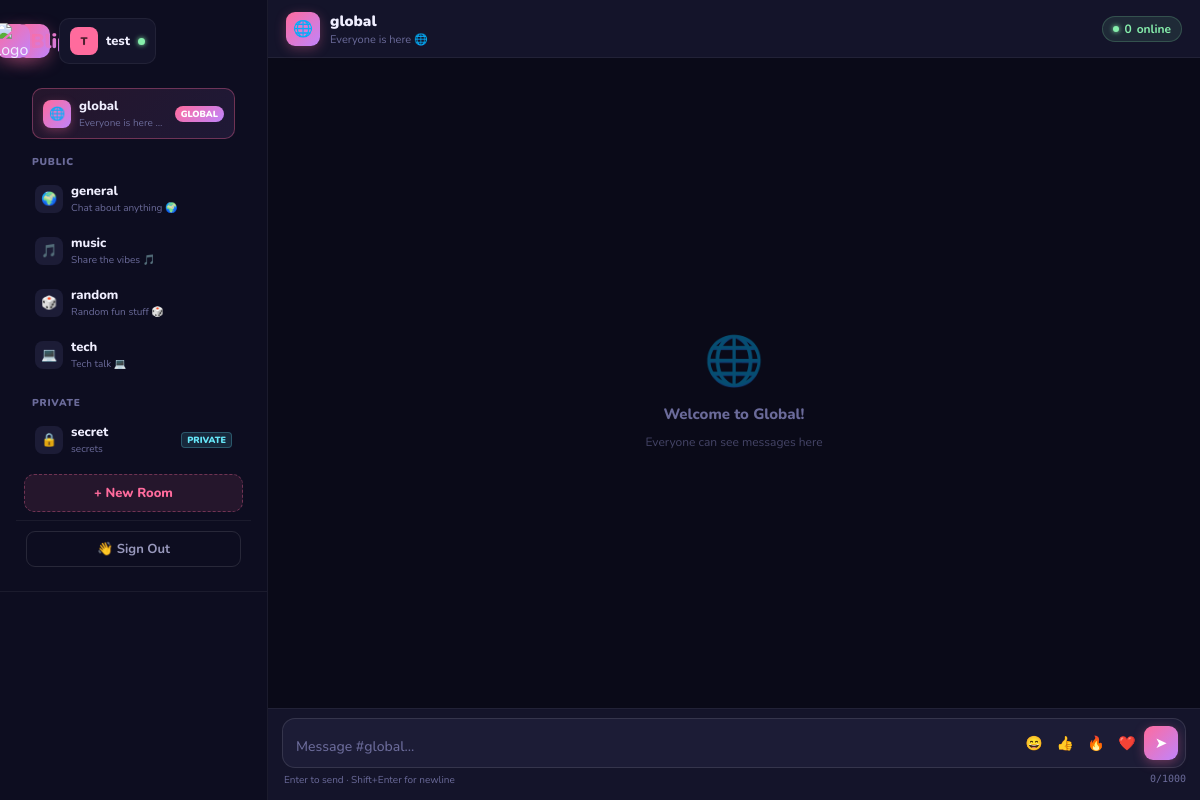
The page /chat (signed in) on the database its author committed.
### tables this page shows
CREATE TABLE users (
                id INTEGER PRIMARY KEY AUTOINCREMENT,
                username TEXT UNIQUE NOT NULL,
                password TEXT NOT NULL,
                avatar_color TEXT NOT NULL,
                created_at TIMESTAMP DEFAULT CURRENT_TIMESTAMP
            );

CREATE TABLE rooms (
                id INTEGER PRIMARY KEY AUTOINCREMENT,
                name TEXT UNIQUE NOT NULL,
                description TEXT,
                is_global INTEGER DEFAULT 0,
                is_private INTEGER DEFAULT 0,
                owner_id INTEGER,
                created_at TIMESTAMP DEFAULT CURRENT_TIMESTAMP,
                FOREIGN KEY (owner_id) REFERENCES users(id)
            );

### app.py (the view)
@app.route("/chat")
def chat():
    if "user_id" not in session:
        return redirect(url_for("login"))
    rooms = get_user_rooms(session["user_id"])
    return render_template("chat.html", rooms=rooms,
                           username=session["username"],
                           avatar_color=session["avatar_color"],
                           user_id=session["user_id"])

### app.py (called while the page is built)
def get_db():
    conn = sqlite3.connect(DB)
    conn.row_factory = sqlite3.Row
    return conn

def get_user_rooms(user_id):
    with get_db() as db:
        rooms = db.execute("""
            SELECT r.*, u.username as owner_name
            FROM rooms r
            LEFT JOIN users u ON r.owner_id = u.id
            WHERE r.is_private = 0
               OR r.owner_id = ?
               OR EXISTS (
                   SELECT 1 FROM room_invites ri
                   WHERE ri.room_id = r.id AND ri.user_id = ?
               )
            ORDER BY r.is_global DESC, r.is_private ASC, r.name ASC
        """, (user_id, user_id)).fetchall()
    return rooms

### templates/chat.html (shortened to what this page needs)
<!DOCTYPE html>
<html lang="en">
<head>
</head>
<body>
<aside class="sidebar" id="sidebar">
  <div class="sidebar-header">
    <div class="logo">
      <div class="logo-icon"><div class="logo-icon"><img src="{{ url_for('static', filename='logo.png')}}" alt="logo" height="36px" style="height=36px:auto;vertical-align: middle;"></div>
      <div class="logo-text">Blip</div>
    </div>
    <div class="user-card">
      <div class="avatar" style="background:{{ avatar_color }}">{{ username[0].upper() }}</div>
      <span class="user-name">{{ username }}</span>
      <div class="online-dot"></div>
    </div>
  </div>
  <div class="rooms-list">
    {% for room in rooms if room.is_global %}
    <div style="padding: 10px 8px 0;">
      <div class="room-item global-room active"
           onclick="switchRoom({{ room.id }},'{{ room.name }}','{{ room.description }}',true,false,0)"
           id="room-{{ room.id }}" data-id="{{ room.id }}" data-name="{{ room.name }}"
           data-desc="{{ room.description }}" data-global="true" data-private="false" data-owner="0">
        <div class="room-icon">🌐</div>
        <div class="room-info"><div class="room-name">{{ room.name }}</div><div class="room-desc">{{ room.description }}</div></div>
        <span class="global-badge">GLOBAL</span>
      </div>
    </div>
    {% endfor %}
    {% set pub = rooms | selectattr('is_global','equalto',0) | selectattr('is_private','equalto',0) | list %}
    {% if pub %}
    <div class="rooms-group-label" style="margin-top:8px;">Public</div>
    {% for room in pub %}
    <div class="room-item"
         onclick="switchRoom({{ room.id }},'{{ room.name }}','{{ room.description }}',false,false,{{ room.owner_id or 0 }})"
         id="room-{{ room.id }}" data-id="{{ room.id }}" data-name="{{ room.name }}"
         data-desc="{{ room.description }}" data-global="false" data-private="false" data-owner="{{ room.owner_id or 0 }}">
      <div class="room-icon">
        {% if room.name=='general' %}🌍{% elif room.name=='random' %}🎲{% elif room.name=='tech' %}💻{% elif room.name=='music' %}🎵{% else %}#{% endif %}
      </div>
      <div class="room-info"><div class="room-name">{{ room.name }}</div><div class="room-desc">{{ room.description }}</div></div>
    </div>
    {% endfor %}
    {% endif %}
    {% set priv = rooms | selectattr('is_private','equalto',1) | list %}
    {% if priv %}
    <div class="rooms-group-label" style="margin-top:8px;">Private</div>
    {% for room in priv %}
    <div class="room-item"
         onclick="switchRoom({{ room.id }},'{{ room.name }}','{{ room.description }}',false,true,{{ room.owner_id or 0 }})"
         id="room-{{ room.id }}" data-id="{{ room.id }}" data-name="{{ room.name }}"
         data-desc="{{ room.description }}" data-global="false" data-private="true" data-owner="{{ room.owner_id or 0 }}">
      <div class="room-icon">🔒</div>
      <div class="room-info"><div class="room-name">{{ room.name }}</div><div class="room-desc">{{ room.description }}</div></div>
      <span class="private-badge">PRIVATE</span>
    </div>
    {% endfor %}
    {% endif %}
  </div>
  <div style="padding: 0 8px 8px;">
    <button onclick="openModal('create-modal')" style="width:100%;padding:9px;background:rgba(255,107,157,.1);border:1px dashed rgba(255,107,157,.35);border-radius:10px;color:var(--pink);font-family:'Nunito',sans-serif;font-size:13px;font-weight:800;cursor:pointer;transition:all .15s;" onmouseover="this.style.background='rgba(255,107,157,.18)'" onmouseout="this.style.background='rgba(255,107,157,.1)'">
      + New Room
    </button>
  </div>
  <div class="sidebar-footer">
    <button class="logout-btn" onclick="window.location='/logout'">👋 Sign Out</button>
  </div>
</aside>
<main class="main">
  <div class="chat-header">
    <div class="chat-header-icon is-global" id="header-icon">🌐</div>
    <div class="chat-header-info">
      <h2 id="header-name">global</h2>
      <p id="header-desc">Everyone is here 🌐</p>
    </div>
    <div class="header-actions" id="header-actions">
      <div class="members-badge" id="members-badge">
        <div class="dot"></div>
        <span id="member-count">0</span>
        <span class="label"> online</span>
      </div>
    </div>
  </div>
  <div class="messages-area" id="messages">
    <div class="empty-state" id="empty-state">
      <div class="icon">🌐</div>
      <p>Welcome to Global!</p>
      <small>Everyone can see messages here</small>
    </div>
  </div>
  <div class="input-area">
    <div class="input-wrap">
      <textarea id="msg-input" rows="1" placeholder="Message #global..." maxlength="1000"></textarea>
      <div class="input-actions">
        <button class="emoji-btn" onclick="insertEmoji('😄')">😄</button>
        <button class="emoji-btn hide-xs" onclick="insertEmoji('👍')">👍</button>
        <button class="emoji-btn hide-xs" onclick="insertEmoji('🔥')">🔥</button>
        <button class="emoji-btn" onclick="insertEmoji('❤️')">❤️</button>
        <button class="send-btn" onclick="sendMessage()">➤</button>
      </div>
    </div>
    <div class="input-hint">
      <span class="desktop-hint">Enter to send · Shift+Enter for newline</span>
      <span class="char-count" id="char-count">0/1000</span>
    </div>
  </div>
</main>
</body>
</html>

### rows shown on the page
users: username "test"
rooms: name "global", description "Everyone is here 🌐"
rooms: name "general", description "Chat about anything 🌍"
rooms: name "music", description "Share the vibes 🎵"
rooms: name "random", description "Random fun stuff 🎲"
rooms: name "tech", description "Tech talk 💻"
rooms: name "secret", description "secrets"

### other values the page prints
{{ username[0].upper() }} "T"
